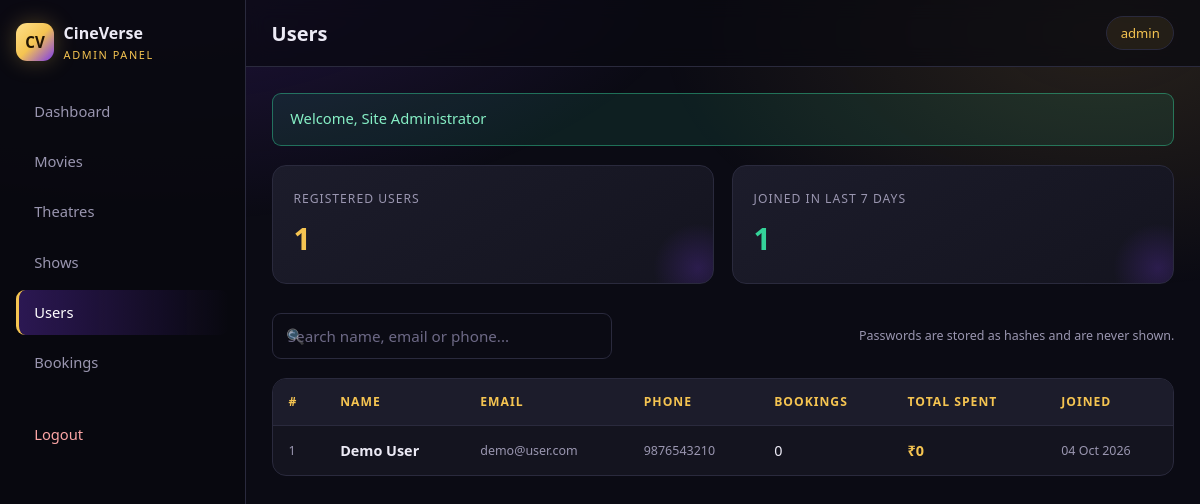
Page /admin/users.php (signed in) on the committed database.
### tables this page shows
CREATE TABLE `users` (
  `id`         INT AUTO_INCREMENT PRIMARY KEY,
  `full_name`  VARCHAR(100) NOT NULL,
  `email`      VARCHAR(120) NOT NULL UNIQUE,
  `phone`      VARCHAR(20)  DEFAULT NULL,
  `password`   VARCHAR(255) NOT NULL,
  `created_at` TIMESTAMP DEFAULT CURRENT_TIMESTAMP
);

### includes/auth.php (called while the page is built, shortened)
<?php
function is_admin_logged_in()
{
    return isset($_SESSION['admin_id']);
}
function current_admin($pdo)
{
    $stmt = $pdo->prepare("SELECT * FROM admins WHERE id = ?");
    $stmt->execute(array($_SESSION['admin_id']));
    return $stmt->fetch() ?: null;
}

### admin/users.php (the view, shortened to what this page needs)
<?php
require_once __DIR__ . '/../config/db.php';
require_once __DIR__ . '/../includes/functions.php';
require_once __DIR__ . '/../includes/auth.php';
$search = isset($_GET['q']) ? trim($_GET['q']) : '';
$sql = "SELECT u.*,
               (SELECT COUNT(*) FROM bookings b WHERE b.user_id = u.id) AS booking_count,
               (SELECT COALESCE(SUM(b.total_amount), 0) FROM bookings b
                 WHERE b.user_id = u.id AND b.status = 'confirmed') AS total_spent
          FROM users u WHERE 1 = 1";
$params = array();
$sql .= " ORDER BY u.id DESC";
$stmt = $pdo->prepare($sql);
$stmt->execute($params);
$users = $stmt->fetchAll();
$total_users = (int) $pdo->query("SELECT COUNT(*) FROM users")->fetchColumn();
$new_users   = (int) $pdo->query("SELECT COUNT(*) FROM users WHERE created_at >= DATE_SUB(NOW(), INTERVAL 7 DAY)")->fetchColumn();
$page_title = 'Users';
require __DIR__ . '/../includes/admin_header.php';
?>
<div class="stat-grid">
  <div class="stat gold">
    <span>Registered Users</span>
    <b><?php echo $total_users; ?></b>
  </div>
  <div class="stat green">
    <span>Joined in last 7 days</span>
    <b><?php echo $new_users; ?></b>
  </div>
</div>
<div class="toolbar-admin">
  <form method="get" class="search-box" style="max-width:340px;width:100%">
    <input type="text" name="q" value="<?php echo e($search); ?>" placeholder="Search name, email or phone...">
  </form>
  <p class="hint" style="margin:0">Passwords are stored as hashes and are never shown.</p>
</div>
<?php if (empty($users)): ?>
  <div class="empty-state">
    <div class="big">&#128101;</div>
    <p>No users found.</p>
  </div>
<?php else: ?>
  <div class="table-wrap">
    <table>
      <thead>
        <tr>
          <th>#</th>
          <th>Name</th>
          <th>Email</th>
          <th>Phone</th>
          <th>Bookings</th>
          <th>Total Spent</th>
          <th>Joined</th>
        </tr>
      </thead>
      <tbody>
        <?php foreach ($users as $i => $u): ?>
          <tr>
            <td class="hint"><?php echo (int) $u['id']; ?></td>
            <td><b><?php echo e($u['full_name']); ?></b></td>
            <td class="hint"><?php echo e($u['email']); ?></td>
            <td class="hint"><?php echo e($u['phone']); ?></td>
            <td><?php echo (int) $u['booking_count']; ?></td>
            <td class="price"><?php echo money($u['total_spent']); ?></td>
            <td class="hint"><?php echo e(date('d M Y', strtotime($u['created_at']))); ?></td>
          </tr>
        <?php endforeach; ?>
      </tbody>
    </table>
  </div>
<?php endif; ?>
<?php require __DIR__ . '/../includes/admin_footer.php'; ?>

### includes/admin_header.php (shortened to what this page needs)
<?php
$page_title = isset($page_title) ? $page_title : 'Admin';
$admin_user = current_admin($pdo);
$current_file = basename($_SERVER['SCRIPT_NAME']);
?>
<!DOCTYPE html>
<html lang="en">
<head>
<link rel="stylesheet" href="<?php echo url('assets/css/style.css'); ?>">
</head>
<body class="admin-body">
<aside class="admin-sidebar" id="adminSidebar">
  <a class="admin-brand" href="<?php echo url('admin/index.php'); ?>">
    <span class="brand-mark">CV</span>
    <span><?php echo e(SITE_NAME); ?><small>Admin Panel</small></span>
  </a>
  <nav class="admin-nav">
    <a class="<?php echo $current_file === 'index.php' ? 'active' : ''; ?>" href="<?php echo url('admin/index.php'); ?>">Dashboard</a>
    <a class="<?php echo in_array($current_file, array('movies.php','movie_form.php')) ? 'active' : ''; ?>" href="<?php echo url('admin/movies.php'); ?>">Movies</a>
    <a class="<?php echo in_array($current_file, array('theatres.php','theatre_form.php')) ? 'active' : ''; ?>" href="<?php echo url('admin/theatres.php'); ?>">Theatres</a>
    <a class="<?php echo in_array($current_file, array('shows.php','show_form.php')) ? 'active' : ''; ?>" href="<?php echo url('admin/shows.php'); ?>">Shows</a>
    <a class="<?php echo $current_file === 'users.php' ? 'active' : ''; ?>" href="<?php echo url('admin/users.php'); ?>">Users</a>
    <a class="<?php echo $current_file === 'bookings.php' ? 'active' : ''; ?>" href="<?php echo url('admin/bookings.php'); ?>">Bookings</a>
    <a class="logout" href="<?php echo url('admin/logout.php'); ?>">Logout</a>
  </nav>
</aside>
<div class="admin-main">
  <header class="admin-topbar">
    <h1><?php echo e($page_title); ?></h1>
    <div class="admin-user">
      <?php echo e($admin_user ? $admin_user['username'] : 'admin'); ?>
    </div>
  </header>
  <div class="admin-content">

### rows in the picture
users: id "1", full_name "Demo User", email "demo@user.com", phone "9876543210", booking_count "0", total_spent "₹0", created_at "04 Oct 2026"

### other values in the picture
SITE_NAME "CineVerse"
$page_title "Users"
$admin_user ? $admin_user['username'] : 'admin' "admin"
$flash['message'] "Welcome, Site Administrator"
$total_users "1"
$new_users "1"
